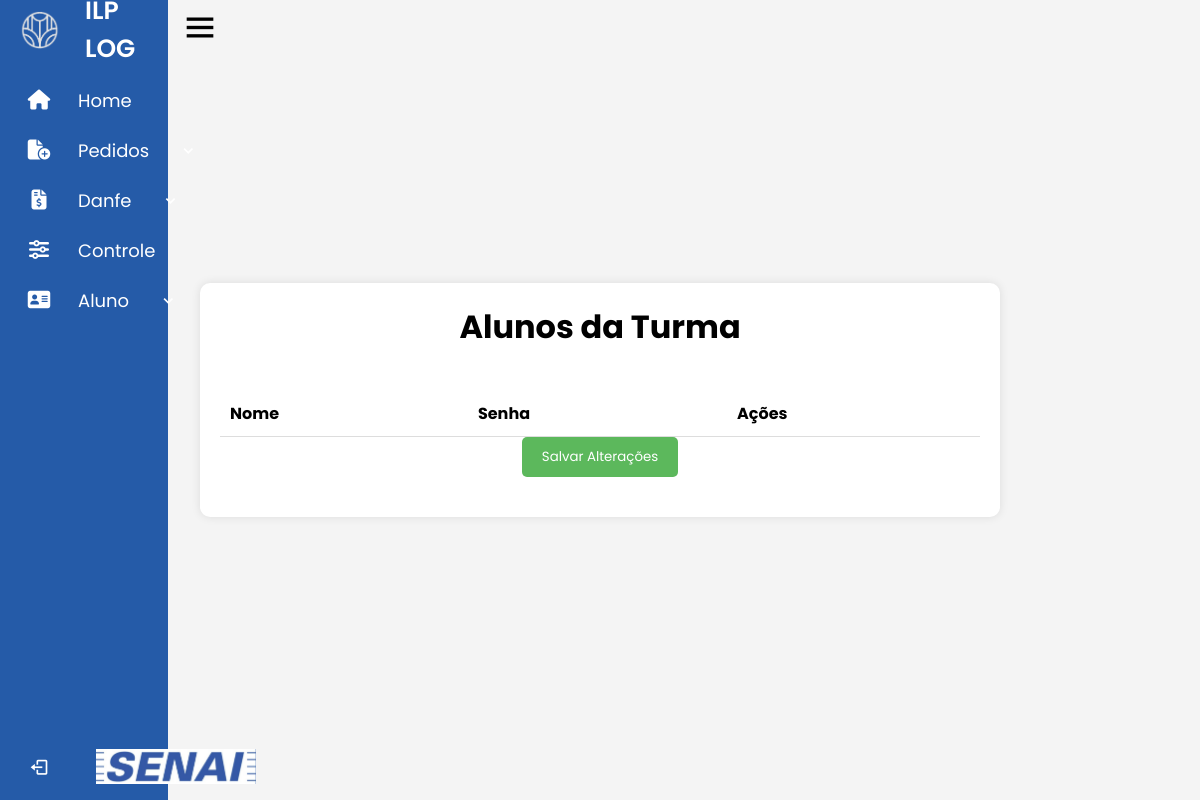
Page /SENAI_LOGISTICA/homeProf/turmas/alunos.php?turma_id=25 (signed in) on the earlier database version.
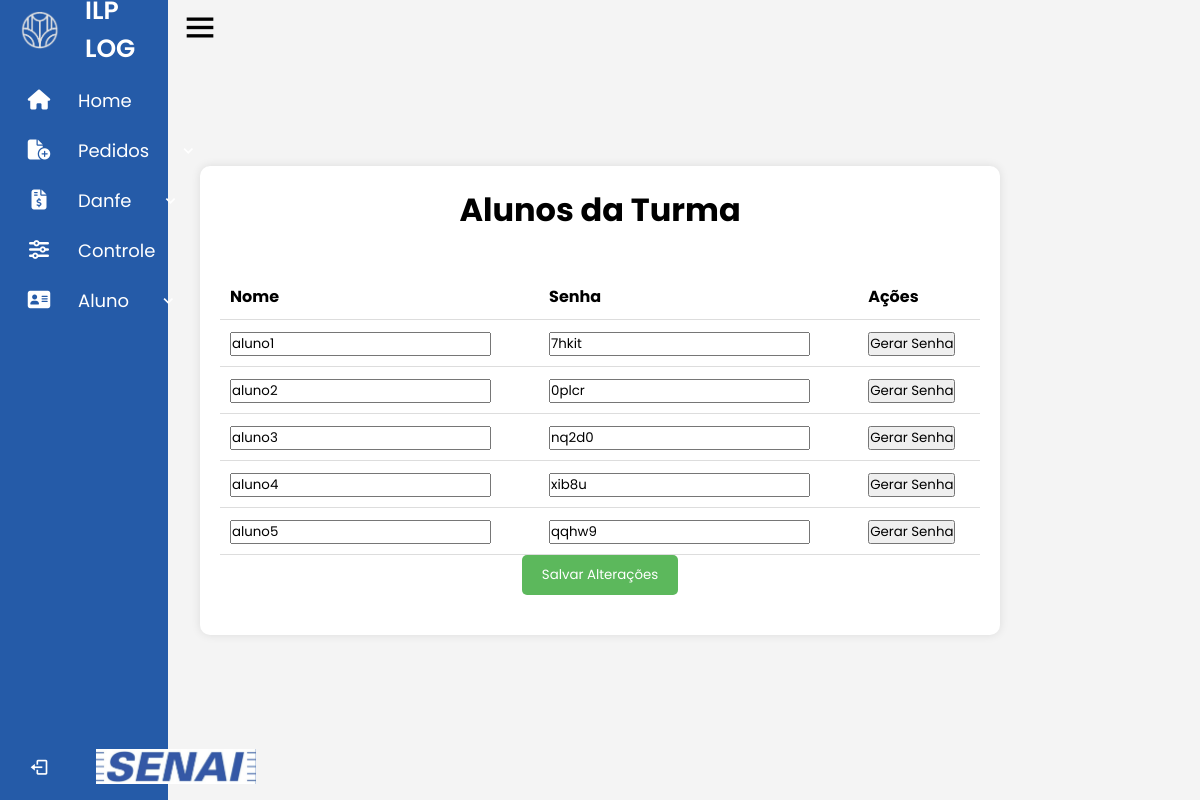
Same page on the later database version.
### tables this page shows
CREATE TABLE `alunos` (
  `id` int(11) NOT NULL,
  `nome` varchar(60) NOT NULL,
  `senha` varchar(255) NOT NULL,
  `turma_id` int(11) NOT NULL
);

### SENAI_LOGISTICA/homeProf/turmas/alunos.php (the view, shortened to what this page needs)
<?php
include "../../sidebarPROF.php";
$hostname = "127.0.0.1";
$user = "root";
$password = "root";
$database = "senai";
$conexao = new mysqli($hostname, $user, $password, $database);
$turma_id = $_GET['turma_id'] ?? '';
$sql = "SELECT * FROM `alunos` WHERE `turma_id` = '$turma_id'";
$resultado = $conexao->query($sql);
?>
<!DOCTYPE html>
<html lang="en">
<head>
</head>
<body>
    <div class="container">
        <h1>Alunos da Turma</h1>
        <form method="post" action="salvar_alunos.php">
            <div class="divTable">
                <table>
                    <thead>
                        <tr>
                            <th>Nome</th>
                            <th>Senha</th>
                            <th>Ações</th>
                        </tr>
                    </thead>
                    <tbody>
                        <?php while ($row = $resultado->fetch_assoc()): ?>
                            <tr>
                                <td>
                                    <input type="text" name="nome[]" value="<?= htmlspecialchars($row['nome']) ?>" required>
                                </td>
                                <td>
                                    <input type="text" name="senha[]" value="<?= htmlspecialchars($row['senha']) ?>" required>
                                </td>
                                <td>
                                    <button type="button" onclick="gerarSenha(this)">Gerar Senha</button>
                                </td>
                            </tr>
                        <?php endwhile; ?>
                    </tbody>
                </table>
            </div>
            <button class="button-79" type="submit">Salvar Alterações</button>
        </form>
    </div>
</body>
</html>

### SENAI_LOGISTICA/sidebarPROF.php (shortened to what this page needs)
<!DOCTYPE html>
<html lang="en">
<head>
    <link href='https://unpkg.com/boxicons@2.1.4/css/boxicons.min.css' rel='stylesheet'>
    <link rel="stylesheet" href="https://cdnjs.cloudflare.com/ajax/libs/font-awesome/6.5.2/css/all.min.css">
</head>
<body>
    <div class="sidebar">
        <div class="logo-details">
            <img class="img1" src="../../imagens/ILP ICONE BRANCO sf.png" alt="LUCAS">
            <span class="logo_name">ILP LOG</span>
        </div>
        <ul class="nav-links">
            <li>
                <a href="/ILP_LOG/SENAI_LOGISTICA/homeProf/index.php">
                    <i class="fa-solid fa-house"></i>
                    <span class="link_name">Home</span>
                </a>
            </li>
            <li>
                <div class="iocn-links">
                    <a href="">
                        <i class="fa-solid fa-file-circle-plus"></i>
                        <span class="link_name">Pedidos</span>
                    </a>
                    <i class='bx bx-chevron-down arrow'></i>
                </div>
            </li>
            <li>
                <div class="iocn-links">
                    <a href="/SENAI_LOGISTICA/">
                        <i class="fa-solid fa-file-invoice-dollar"></i>
                        <span class="link_name">Danfe</span>
                    </a>
                    <i class='bx bx-chevron-down arrow'></i>
                </div>
            </li>
            <li>
                <a href="">
                    <i class="fa-solid fa-sliders"></i>
                    <span class="link_name">Controle</span>
                </a>
            <li>
                <div class="iocn-links">
                    <a href="">
                        <i class="fa-solid fa-address-card"></i>
                        <span class="link_name">Aluno</span>
                    </a>
                    <i class='bx bx-chevron-down arrow'></i>
                </div>
            </li>
            <li>
                <div class="profile-details">
                    <i class='bx bx-log-out'></i>
                    <img src="../../imagens/senai-logo-1.png" alt="senai">
                </div>
            </li>
        </ul>
    </div>
        <i class='bx bx-menu'></i>
</body>
</html>

### SENAI_LOGISTICA/sidebarPROF.php (style rules this page uses)
* { font-family: "Poppins", sans-serif; box-sizing: border-box; padding: 0; margin: 0; }
.sidebar { position: fixed; top: 0; left: 0; height: 100%; width: 14%; background: #255ba8; z-index: 100; transition: all 0.5s ease; }
.sidebar .logo-details .img1 { height: 40px; width: 40px; margin-left: 20px; }
.sidebar .logo-details { margin-bottom: 15px; height: 60px; width: 100%; display: flex; align-items: center; }
.sidebar .logo-details .logo_name { margin-left: 25px; font-size: 25px; color: #fff; font-weight: 600; transition: 0.3s ease; transition-delay: 0.1s; }
.sidebar .nav-links { height: 100%; padding-top: 30px 0 150px 0; }
.sidebar .nav-links li { position: relative; list-style: none; transition: all 0.4s ease; }
.sidebar .nav-links .iocn-links { display: flex; align-items: center; justify-content: space-between; }
.sidebar .nav-links li i { height: 50px; min-width: 78px; text-align: center; line-height: 50px; color: #fff; font-size: 20px; cursor: pointer; transition: all 0.3s ease; }
.sidebar .nav-links li a { text-decoration: none; display: flex; align-items: center; }
.sidebar .nav-links li a .link_name { font-size: 18px; font-weight: 400; color: #fff; }
.sidebar .profile-details { position: fixed; bottom: 0; width: 280px; display: flex; align-items: center; justify-content: space-between; padding: 6px 0; transition: all 0.5s ease; }
.sidebar .profile-details img { height: 55px; width: 180px; object-fit: cover; margin: 0 14px 0 12px; padding: 10px; transition: all 0.5s ease; margin-left: -15px; }
.bx-menu { position: absolute; left: 15%; top: 1%; cursor: pointer; font-size: 2.5rem; transition: all 0.5s ease; }

### SENAI_LOGISTICA/homeProf/turmas/alunos.php (style rules this page uses)
body { font-family: Arial, sans-serif; background-color: #f4f4f4; display: flex; justify-content: center; align-items: center; height: 100vh; margin: 0; }
.container { width: 80%; max-width: 800px; background-color: white; padding: 20px; border-radius: 10px; box-shadow: 0 0 10px rgba(0, 0, 0, 0.1); }
h1 { text-align: center; margin-bottom: 20px; }
.button-79 { display: block; margin: 0 auto 20px; padding: 10px 20px; background-color: #5cb85c; color: white; border: none; cursor: pointer; border-radius: 5px; }
.divTable { overflow-x: auto; }
table { width: 100%; border-collapse: collapse; margin-top: 20px; }
th, td { padding: 10px; text-align: left; border-bottom: 1px solid #ddd; }

Differences in the rows shown:
added alunos: nome "aluno1", senha "7hkit"
added alunos: nome "aluno2", senha "0plcr"
added alunos: nome "aluno3", senha "nq2d0"
added alunos: nome "aluno4", senha "xib8u"
added alunos: nome "aluno5", senha "qqhw9"
